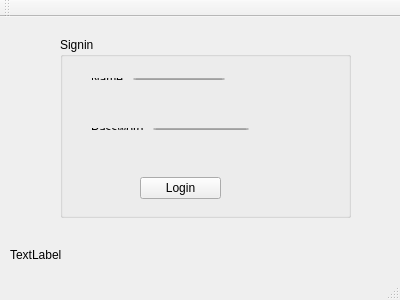
<?xml version="1.0" encoding="UTF-8"?>
<ui version="4.0">
 <class>Login</class>
 <widget class="QMainWindow" name="Login">
  <property name="geometry">
   <rect>
    <x>0</x>
    <y>0</y>
    <width>400</width>
    <height>300</height>
   </rect>
  </property>
  <property name="windowTitle">
   <string>Login</string>
  </property>
  <widget class="QWidget" name="centralWidget">
   <widget class="QLabel" name="label">
    <property name="geometry">
     <rect>
      <x>10</x>
      <y>230</y>
      <width>211</width>
      <height>16</height>
     </rect>
    </property>
    <property name="text">
     <string>TextLabel</string>
    </property>
   </widget>
   <widget class="QGroupBox" name="groupBox">
    <property name="geometry">
     <rect>
      <x>60</x>
      <y>20</y>
      <width>291</width>
      <height>181</height>
     </rect>
    </property>
    <property name="title">
     <string>Signin</string>
    </property>
    <widget class="QPushButton" name="pushButton">
     <property name="geometry">
      <rect>
       <x>80</x>
       <y>140</y>
       <width>81</width>
       <height>22</height>
      </rect>
     </property>
     <property name="text">
      <string>Login</string>
     </property>
    </widget>
    <widget class="QWidget" name="">
     <property name="geometry">
      <rect>
       <x>20</x>
       <y>30</y>
       <width>156</width>
       <height>24</height>
      </rect>
     </property>
     <layout class="QHBoxLayout" name="horizontalLayout">
      <item>
       <widget class="QLabel" name="label_2">
        <property name="text">
         <string>Name:</string>
        </property>
       </widget>
      </item>
      <item>
       <widget class="QLineEdit" name="lineEdit_user_name"/>
      </item>
     </layout>
    </widget>
    <widget class="QWidget" name="">
     <property name="geometry">
      <rect>
       <x>20</x>
       <y>80</y>
       <width>180</width>
       <height>24</height>
      </rect>
     </property>
     <layout class="QHBoxLayout" name="horizontalLayout_2">
      <item>
       <widget class="QLabel" name="label_3">
        <property name="text">
         <string>Password:</string>
        </property>
       </widget>
      </item>
      <item>
       <widget class="QLineEdit" name="lineEdit_password"/>
      </item>
     </layout>
    </widget>
   </widget>
  </widget>
  <widget class="QMenuBar" name="menuBar">
   <property name="geometry">
    <rect>
     <x>0</x>
     <y>0</y>
     <width>400</width>
     <height>19</height>
    </rect>
   </property>
  </widget>
  <widget class="QToolBar" name="mainToolBar">
   <attribute name="toolBarArea">
    <enum>TopToolBarArea</enum>
   </attribute>
   <attribute name="toolBarBreak">
    <bool>false</bool>
   </attribute>
  </widget>
  <widget class="QStatusBar" name="statusBar"/>
 </widget>
 <layoutdefault spacing="6" margin="11"/>
 <resources/>
 <connections/>
</ui>
